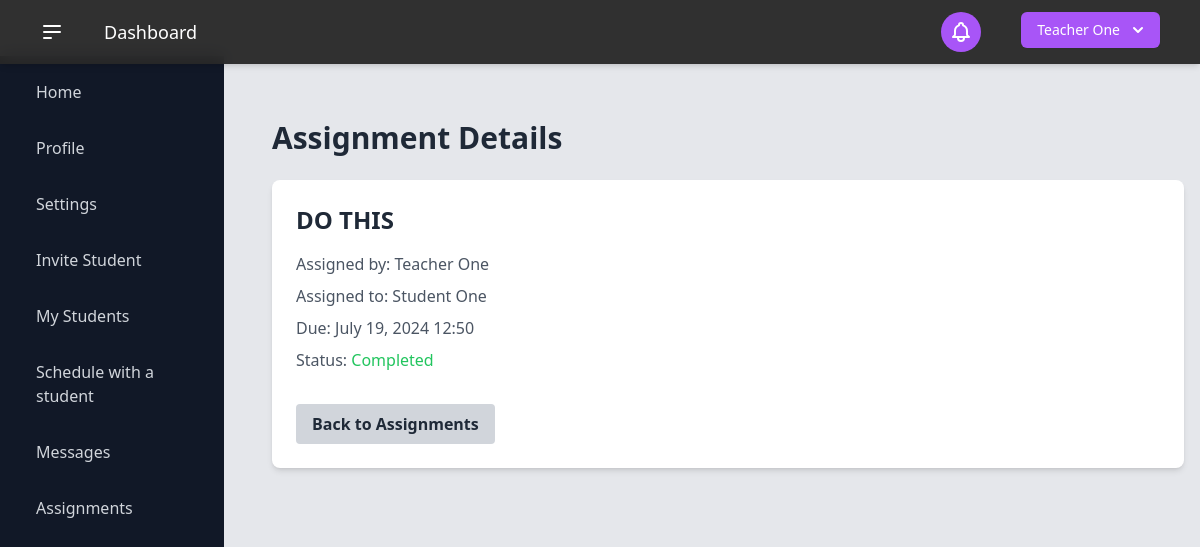
The app's page /assignments/1/ (signed in) with its own data.
### users/models.py (models this page shows, shortened)
class User(AbstractBaseUser):
    USER_TYPE_CHOICES = (
        (1, "Student"),
        (2, "Teacher"),
    )
    user_type = models.PositiveSmallIntegerField(
        choices=USER_TYPE_CHOICES,
        default=1,
    )
    email = models.EmailField(
        "email address",
        max_length=255,
        unique=True,
        validators=[EmailValidator(message="Enter a valid email address.")],
    )
    first_name = models.CharField(
        "first name",
        max_length=150,
        validators=[
            RegexValidator(r"^[a-zA-Z\s]+$", "Enter a valid first name (letters only).")
        ],
    )
    last_name = models.CharField(
        "last name",
        max_length=150,
        validators=[
            RegexValidator(r"^[a-zA-Z\s]+$", "Enter a valid last name (letters only).")
        ],
    )
    password = models.CharField(
        "password",
        max_length=255,
        validators=[
            MinLengthValidator(6),
            RegexValidator(
                r"^(?=.*[a-z])(?=.*[A-Z])(?=.*\d)[A-Za-z\d]{6,}$",
                "Password must have at least 6 characters, including a number and a capital letter.",
            ),
        ],
    )
    contact_number = PhoneNumberField()
    date_of_birth = models.DateField("date of birth")
    two_factor_enabled = models.BooleanField(default=False)
    two_factor_code = models.CharField(max_length=6, blank=True, null=True)
    two_factor_code_expiry = models.DateTimeField(blank=True, null=True)
    password_reset_token = models.CharField(max_length=100, null=True, blank=True)
    password_reset_token_created_at = models.DateTimeField(null=True, blank=True)
    objects = UserManager()
    USERNAME_FIELD = "email"
    REQUIRED_FIELDS = ["__all__"]
    def get_full_name(self):
        return f"{self.first_name} {self.last_name}"

class Teacher(models.Model):
    teacher_id = models.AutoField(primary_key=True)
    user = models.OneToOneField(User, on_delete=models.CASCADE)
    extra_teacher_info = models.TextField(
        "extra / optional teacher information",
        max_length=2000,
        blank=True,  # This field is optional
        null=True,
    )

class Student(models.Model):
    student_id = models.AutoField(primary_key=True)
    user = models.OneToOneField(User, on_delete=models.CASCADE)
    extra_student_info = models.TextField(
        "extra / optional student information",
        max_length=2000,
        blank=True,  # This field is optional
        null=True,
    )
    grade_level = models.IntegerField(
        "grade level",
        validators=[
            RegexValidator(r"^\d+$", "Enter a valid grade level between 1 and 12.")
        ],
    )

### communications/models.py (models this page shows, shortened)
class Assignment(models.Model):
    assignment_id = models.AutoField(primary_key=True)
    teacher = models.ForeignKey(Teacher, on_delete=models.CASCADE)
    student = models.ForeignKey(Student, on_delete=models.CASCADE)
    task_content = models.TextField()
    due_date = models.DateTimeField()
    timestamp = models.DateTimeField(auto_now_add=True)
    is_completed = models.BooleanField(default=False)
    completion_date = models.DateTimeField(null=True, blank=True)

### communications/views.py (the view)
@login_required
def assignment_detail(request, assignment_id):
    assignment = get_object_or_404(Assignment, pk=assignment_id)
    if request.user.user_type == 1 and assignment.student != request.user.student:
        messages.error(request, "You do not have permission to view this task.")
        return redirect("assignment_list")
    if request.user.user_type == 2 and assignment.teacher != request.user.teacher:
        messages.error(request, "You do not have permission to view this task.")
        return redirect("assignment_list")
    return render(
        request, "communications/assignment_detail.html", {"assignment": assignment}
    )

### templates/communications/assignment_detail.html (shortened to what this page needs)
{% extends "_dashboard.html" %}
{% load static %}
{% block content %}
<div class="container mx-auto px-4 py-8">
    <h2 class="text-3xl font-bold mb-6 text-gray-800">Assignment Details</h2>
    <div class="bg-white shadow-md rounded-lg p-6">
        <h3 class="text-2xl font-semibold text-gray-800 mb-4">{{ assignment.task_content }}</h3>
        <p class="text-gray-600 mb-2">Assigned by: {{ assignment.teacher.user.get_full_name }}</p>
        <p class="text-gray-600 mb-2">Assigned to: {{ assignment.student.user.get_full_name }}</p>
        <p class="text-gray-600 mb-2">Due: {{ assignment.due_date|date:"F d, Y H:i" }}</p>
        <p class="text-gray-600 mb-4">Status:
            <span class="{% if assignment.is_completed %}text-green-500{% else %}text-yellow-500{% endif %}">
                {% if assignment.is_completed %}Completed{% else %}Pending{% endif %}
            </span>
        </p>
        <a href="{% url 'assignment_list' %}" class="mt-4 inline-block bg-gray-300 hover:bg-gray-400 text-gray-800 font-bold py-2 px-4 rounded transition duration-300 ease-in-out">
            Back to Assignments
        </a>
    </div>
</div>
{% endblock %}

### templates/components/current_user.html (shortened to what this page needs)
{% load static %}
<div x-data="{ open: false }" class="relative inline-block text-left mr-4">
    <div>
        <button
            @click="open = !open"
            type="button"
            class="inline-flex justify-center w-full rounded-md shadow-sm px-4 py-2 bg-purple-500 text-sm font-medium text-white hover:bg-purple-600 ring-purple-800"
            id="options-menu"
            aria-haspopup="true"
            x-bind:aria-expanded="open"
        >
            {{ user.first_name }} {{ user.last_name }}
            <svg
                class="-mr-1 ml-2 h-5 w-5"
                xmlns="http://www.w3.org/2000/svg"
                viewBox="0 0 20 20"
                fill="currentColor"
                aria-hidden="true"
            >
                <path
                    fill-rule="evenodd"
                    d="M5.293 7.293a1 1 0 011.414 0L10 10.586l3.293-3.293a1 1 0 111.414 1.414l-4 4a1 1 0 01-1.414 0l-4-4a1 1 0 010-1.414z"
                    clip-rule="evenodd"
                />
            </svg>
        </button>
    </div>
</div>

### records on screen
User: first_name "Teacher", last_name "One"
Assignment: task_content "DO THIS", teacher.user.get_full_name "Teacher One", student.user.get_full_name "Student One", due_date "July 19, 2024 12:50"
